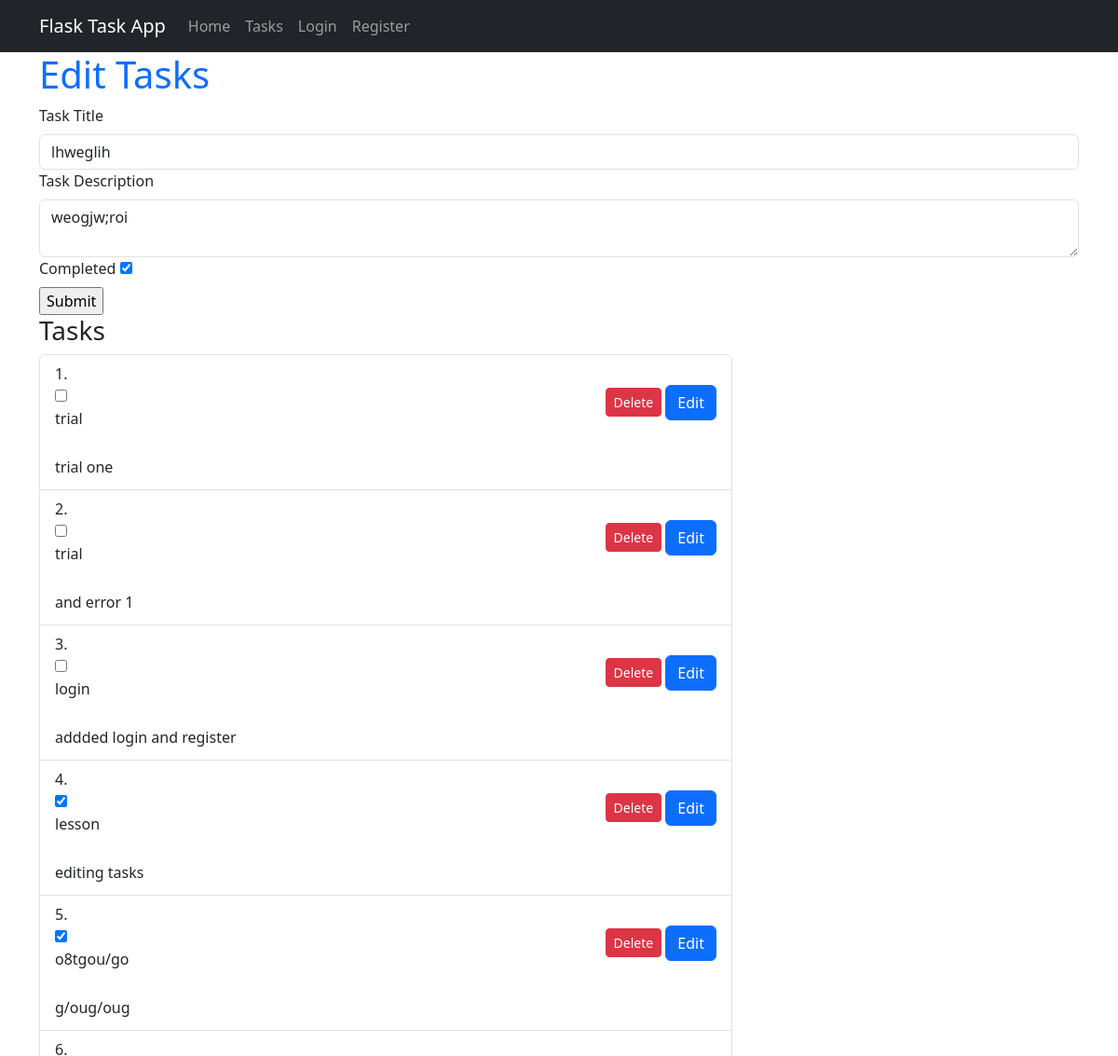
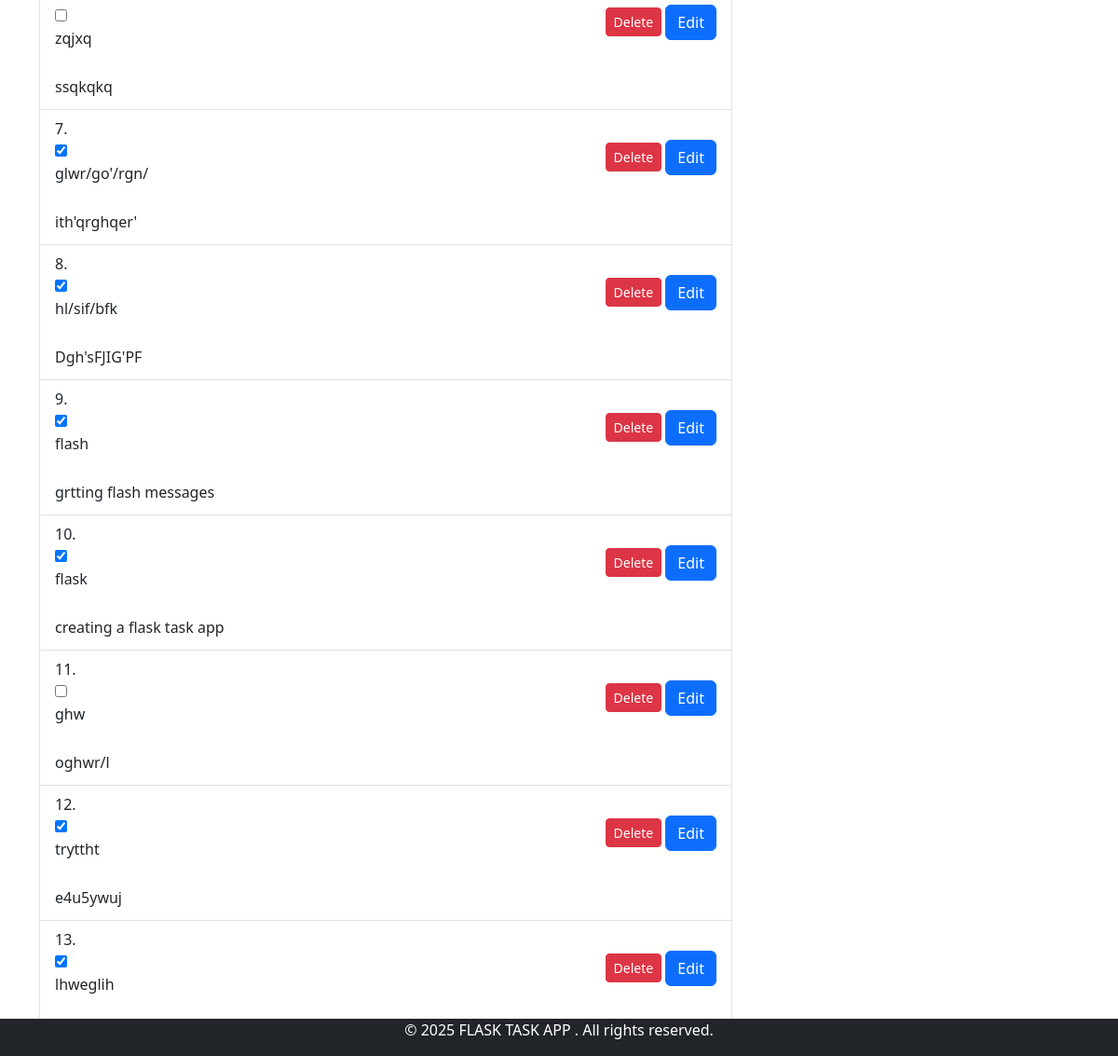
Screenshot of /edit_task/3 with the database file from the repository (2 pictures, top to bottom).
### app/models.py (models this page shows, shortened)
class Task(db.Model):
    id = db.Column(db.Integer, primary_key=True)
    title = db.Column(db.String(100), nullable=False)
    description = db.Column(db.Text, nullable=False)
    completed = db.Column(db.Boolean, default=False)
    user_id = db.Column(db.Integer, db.ForeignKey('user.id'), nullable=False)

### app/routes.py (the view)
@app.route('/edit_task/<int:task_id>', methods=['GET', 'POST'])
def edit_task(task_id):
    task = Task.query.get_or_404(task_id)
    form = TaskForm()
    if request.method == 'POST':
        if form.validate_on_submit():
            task.title = form.title.data
            task.description = form.description.data
            task.completed = form.completed.data
            db.session.commit()
            flash(f'Task {task.title} updated successfully!', 'success')
            return redirect(url_for('tasks'))
    elif request.method == 'GET':
            form.title.data = task.title
            form.description.data = task.description
            form.completed.data = task.completed
            tasks = Task.query.all()
    return render_template('tasks.html', title='Edit Tasks', tasks=tasks, form=form, edit_mode=True)

### app/forms.py
class TaskForm(FlaskForm):
   title = StringField('Task Title', validators=[DataRequired()])
   description = TextAreaField('Task Description', validators=[DataRequired()])
   completed = BooleanField('Completed' )
   submit = SubmitField('Submit')

### app/templates/tasks.html (shortened to what this page needs)
{% extends "base.html" %}
{% block content %}
  <div class="container">
    <h1 class="text-primary">{% if edit_mode %}Edit Tasks{% endif %}</h1>
    <form action="{% if edit_mode %}{{ url_for('edit_task', task_id=request.view_args.task_id) }}{% else %}{{ url_for('tasks') }}{% endif %}" method="post">
       {{ form.title.label(class="form-label") }}
       {{ form.title(size=100, class="form-control w=50") }}
       {{ form.description.label(class="form-label") }}
       {{ form.description(class="form-control w=50") }}
       {{ form.completed.label(class="form-label") }}
       {{ form.completed(class="form-checkbox ") }}
<div>
    {{ form.submit }}
</div>
<div class="col-lg-8">
  <h3>Tasks</h3>
  <ol class="list-group list-group-numbered">
    {% for task in tasks|reverse %}
    <li class="list-group-item">
      <div class="d-flex justify-content-between align-items-start">
<div>
  <form action="{{ url_for('toggle_task', task_id=task.id) }}" method="post" class="d-inline">
    <input type="checkbox"
      {% if task.completed %} checked {% endif %}
      onchange="this.form.submit()"
      id="task-{{ task.id }}">
  </form>
  <p class="mb-1">{{ task.title }}</p>
  <br>
  <p class="mb-1">{{ task.description }}</p>
</div>
<form action="{{ url_for('delete_task', task_id=task.id) }}" method="post"
      onsubmit="console.log('Submitting delete form'); return confirm('Are you sure you want to delete this task?');"
      class="d-inline">
              <button type="submit" class="btn btn-sm btn-danger">Delete</button>
              <a href="{{ url_for('edit_task', task_id=task.id) }}" class="btn btn-primary btn-xx-lg">Edit</a>
            </form>
          </div>
        </li>
        {% endfor %}
      </ol>
    </div>
  </div>
{% endblock %}

### rows the page displays
Task: title "lhweglih", description "weogjw;roi", completed "☑"
Task: title "trial", description "trial one"
Task: title "trial", description "and error 1"
Task: title "login", description "addded login and register"
Task: completed "☑", title "lesson", description "editing tasks"
Task: completed "☑", title "o8tgou/go", description "g/oug/oug"
Task: title "zqjxq", description "ssqkqkq"
Task: completed "☑", title "glwr/go'/rgn/", description "ith'qrghqer'"
Task: completed "☑", title "hl/sif/bfk", description "Dgh'sFJIG'PF"
Task: completed "☑", title "flash", description "grtting flash messages"
Task: completed "☑", title "flask", description "creating a flask task app"
Task: title "ghw", description "oghwr/l"
Task: completed "☑", title "tryttht", description "e4u5ywuj"
